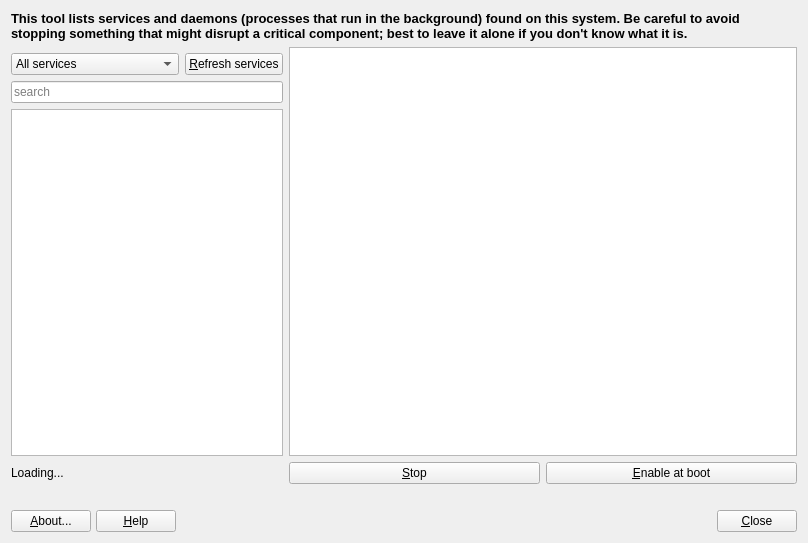
<?xml version="1.0" encoding="UTF-8"?>
<ui version="4.0">
 <class>MainWindow</class>
 <widget class="QDialog" name="MainWindow">
  <property name="geometry">
   <rect>
    <x>0</x>
    <y>0</y>
    <width>808</width>
    <height>543</height>
   </rect>
  </property>
  <property name="windowTitle">
   <string>MX Service Manager</string>
  </property>
  <layout class="QGridLayout" name="gridLayout">
   <item row="5" column="3">
    <widget class="QPushButton" name="pushEnableDisable">
     <property name="sizePolicy">
      <sizepolicy hsizetype="MinimumExpanding" vsizetype="Fixed">
       <horstretch>0</horstretch>
       <verstretch>0</verstretch>
      </sizepolicy>
     </property>
     <property name="text">
      <string>&amp;Enable at boot</string>
     </property>
     <property name="autoDefault">
      <bool>false</bool>
     </property>
    </widget>
   </item>
   <item row="9" column="0" colspan="4">
    <layout class="QGridLayout" name="buttonBar" columnstretch="0,0,0,0,0,0,0,0,0">
     <property name="sizeConstraint">
      <enum>QLayout::SizeConstraint::SetDefaultConstraint</enum>
     </property>
     <property name="leftMargin">
      <number>0</number>
     </property>
     <property name="topMargin">
      <number>0</number>
     </property>
     <property name="rightMargin">
      <number>0</number>
     </property>
     <property name="bottomMargin">
      <number>0</number>
     </property>
     <property name="spacing">
      <number>5</number>
     </property>
     <item row="0" column="0">
      <widget class="QPushButton" name="pushAbout">
       <property name="sizePolicy">
        <sizepolicy hsizetype="Minimum" vsizetype="Preferred">
         <horstretch>0</horstretch>
         <verstretch>0</verstretch>
        </sizepolicy>
       </property>
       <property name="toolTip">
        <string>About this application</string>
       </property>
       <property name="text">
        <string>&amp;About...</string>
       </property>
       <property name="icon">
        <iconset theme="help-about"/>
       </property>
       <property name="shortcut">
        <string>Alt+B</string>
       </property>
       <property name="autoDefault">
        <bool>false</bool>
       </property>
      </widget>
     </item>
     <item row="0" column="3">
      <widget class="QLabel" name="labelLogo">
       <property name="maximumSize">
        <size>
         <width>32</width>
         <height>32</height>
        </size>
       </property>
       <property name="midLineWidth">
        <number>0</number>
       </property>
       <property name="text">
        <string/>
       </property>
       <property name="pixmap">
        <pixmap resource="../images.qrc">:/icons/images/logo.svg</pixmap>
       </property>
       <property name="scaledContents">
        <bool>true</bool>
       </property>
      </widget>
     </item>
     <item row="0" column="2">
      <spacer name="horizontalSpacer1">
       <property name="orientation">
        <enum>Qt::Orientation::Horizontal</enum>
       </property>
       <property name="sizeType">
        <enum>QSizePolicy::Policy::Expanding</enum>
       </property>
       <property name="sizeHint" stdset="0">
        <size>
         <width>100</width>
         <height>20</height>
        </size>
       </property>
      </spacer>
     </item>
     <item row="0" column="1">
      <widget class="QPushButton" name="pushHelp">
       <property name="sizePolicy">
        <sizepolicy hsizetype="Minimum" vsizetype="Preferred">
         <horstretch>0</horstretch>
         <verstretch>0</verstretch>
        </sizepolicy>
       </property>
       <property name="toolTip">
        <string>Display help </string>
       </property>
       <property name="text">
        <string>&amp;Help</string>
       </property>
       <property name="icon">
        <iconset theme="help-contents"/>
       </property>
       <property name="shortcut">
        <string>Alt+H</string>
       </property>
       <property name="autoDefault">
        <bool>false</bool>
       </property>
      </widget>
     </item>
     <item row="0" column="5">
      <spacer name="horizontalSpacer2">
       <property name="orientation">
        <enum>Qt::Orientation::Horizontal</enum>
       </property>
       <property name="sizeType">
        <enum>QSizePolicy::Policy::Expanding</enum>
       </property>
       <property name="sizeHint" stdset="0">
        <size>
         <width>100</width>
         <height>20</height>
        </size>
       </property>
      </spacer>
     </item>
     <item row="0" column="8">
      <widget class="QPushButton" name="pushCancel">
       <property name="sizePolicy">
        <sizepolicy hsizetype="Minimum" vsizetype="Preferred">
         <horstretch>0</horstretch>
         <verstretch>0</verstretch>
        </sizepolicy>
       </property>
       <property name="toolTip">
        <string>Quit application</string>
       </property>
       <property name="text">
        <string>&amp;Close</string>
       </property>
       <property name="icon">
        <iconset theme="window-close"/>
       </property>
       <property name="shortcut">
        <string>Alt+N</string>
       </property>
       <property name="autoDefault">
        <bool>false</bool>
       </property>
      </widget>
     </item>
     <item row="0" column="6">
      <spacer name="horizontalSpacer">
       <property name="orientation">
        <enum>Qt::Orientation::Horizontal</enum>
       </property>
       <property name="sizeType">
        <enum>QSizePolicy::Policy::Preferred</enum>
       </property>
       <property name="sizeHint" stdset="0">
        <size>
         <width>80</width>
         <height>20</height>
        </size>
       </property>
      </spacer>
     </item>
    </layout>
   </item>
   <item row="7" column="0">
    <widget class="QLabel" name="labelEnabledAtBoot">
     <property name="text">
      <string/>
     </property>
    </widget>
   </item>
   <item row="5" column="2">
    <widget class="QPushButton" name="pushStartStop">
     <property name="sizePolicy">
      <sizepolicy hsizetype="MinimumExpanding" vsizetype="Fixed">
       <horstretch>0</horstretch>
       <verstretch>0</verstretch>
      </sizepolicy>
     </property>
     <property name="text">
      <string>&amp;Stop</string>
     </property>
     <property name="autoDefault">
      <bool>false</bool>
     </property>
    </widget>
   </item>
   <item row="1" column="2" rowspan="4" colspan="2">
    <widget class="QTextBrowser" name="textBrowser"/>
   </item>
   <item row="2" column="0">
    <widget class="QComboBox" name="comboFilter">
     <item>
      <property name="text">
       <string>All services</string>
      </property>
     </item>
     <item>
      <property name="text">
       <string>Running services</string>
      </property>
     </item>
     <item>
      <property name="text">
       <string>Services enabled at boot</string>
      </property>
     </item>
      <item>
       <property name="text">
        <string>Services disabled at boot</string>
       </property>
      </item>
      <item>
       <property name="text">
        <string>User services</string>
       </property>
      </item>
      <item>
       <property name="text">
        <string>System services</string>
       </property>
      </item>
     </widget>
   </item>
   <item row="5" column="0">
    <widget class="QLabel" name="labelCount">
     <property name="text">
      <string>Loading...</string>
     </property>
    </widget>
   </item>
   <item row="0" column="0" colspan="4">
    <widget class="QLabel" name="label">
     <property name="font">
      <font>
       <pointsize>10</pointsize>
       <bold>true</bold>
      </font>
     </property>
     <property name="frameShape">
      <enum>QFrame::Shape::NoFrame</enum>
     </property>
     <property name="frameShadow">
      <enum>QFrame::Shadow::Plain</enum>
     </property>
     <property name="text">
      <string>This tool lists services and daemons (processes that run in the background) found on this system. Be careful to avoid stopping something that might disrupt a critical component; best to leave it alone if you don't know what it is.</string>
     </property>
     <property name="scaledContents">
      <bool>false</bool>
     </property>
     <property name="wordWrap">
      <bool>true</bool>
     </property>
     <property name="margin">
      <number>7</number>
     </property>
    </widget>
   </item>
   <item row="2" column="1">
    <widget class="QPushButton" name="pushRefresh">
     <property name="text">
      <string>&amp;Refresh services</string>
     </property>
     <property name="autoDefault">
      <bool>false</bool>
     </property>
    </widget>
   </item>
   <item row="3" column="0" colspan="2">
    <widget class="QLineEdit" name="lineSearch">
     <property name="text">
      <string/>
     </property>
     <property name="placeholderText">
      <string>search</string>
     </property>
     <property name="clearButtonEnabled">
      <bool>true</bool>
     </property>
    </widget>
   </item>
   <item row="4" column="0" colspan="2">
    <widget class="QListWidget" name="listServices">
     <property name="sizePolicy">
      <sizepolicy hsizetype="Preferred" vsizetype="Expanding">
       <horstretch>0</horstretch>
       <verstretch>0</verstretch>
      </sizepolicy>
     </property>
     <property name="mouseTracking">
      <bool>true</bool>
     </property>
     <property name="editTriggers">
      <set>QAbstractItemView::EditTrigger::NoEditTriggers</set>
     </property>
     <property name="showDropIndicator" stdset="0">
      <bool>false</bool>
     </property>
     <property name="defaultDropAction">
      <enum>Qt::DropAction::IgnoreAction</enum>
     </property>
     <property name="selectionBehavior">
      <enum>QAbstractItemView::SelectionBehavior::SelectItems</enum>
     </property>
    </widget>
   </item>
  </layout>
 </widget>
 <tabstops>
  <tabstop>listServices</tabstop>
  <tabstop>lineSearch</tabstop>
  <tabstop>comboFilter</tabstop>
  <tabstop>pushStartStop</tabstop>
  <tabstop>pushEnableDisable</tabstop>
  <tabstop>pushAbout</tabstop>
  <tabstop>pushHelp</tabstop>
  <tabstop>pushCancel</tabstop>
  <tabstop>textBrowser</tabstop>
 </tabstops>
 <resources>
  <include location="../images.qrc"/>
 </resources>
 <connections/>
</ui>
